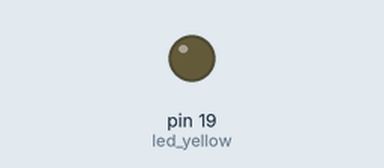
The sketch below on a simulated Arduino Uno, built with avr-gcc and run on an emulated ATmega328P. On the bench: output pins drawn as LEDs (lit = HIGH).

Above: at 0.3 s.
At 4.8 s:
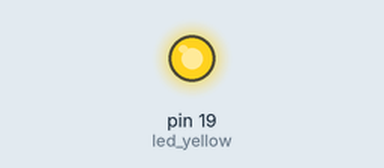
Timing chart, 0 to 7.9 s (numbered marks = the images above):
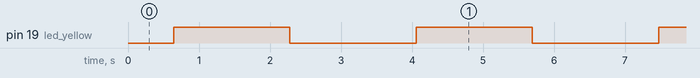

The sketch:

robot_coderedgreen.ino
```cpp
const int led_yellow = 19;


void setup() {
 pinMode(led_yellow, OUTPUT);

}

void loop() {
for(int i=0; i<=255; i++){
 analogWrite(led_yellow, i);
 delay(5);
}
delay(500);
for(int i=225; i>=0; i--){
 analogWrite(led_yellow, i);
 delay(5);
}
delay(500);
}
```

Measured:
- by itself, pin 19 (led_yellow): alternates HIGH for 1.6 s and LOW for 1.8 s
